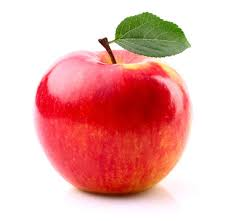
#> input picture src/my_opencv_code/scripts/apple.jpg, 228 x 221 px, given in place of tennisball.mp4, which was not available
$ python image_color_filtering.py
#> lines starting #> are read from the running program, lines starting #| are printed output that depends on the picture; after the words box and inside, x2 and y2 are one past the last pixel; in counts of white or black regions, pixels touching at a corner belong together; pictures that were not available may be replaced by others from this repository, and a replacement may not be noted
import numpy as np
import cv2

cap = cv2.VideoCapture("tennisball.mp4")
desired_width = 800
desired_height = 500
while True:
    ret , image = cap.read()
#> image is the input picture: shape (221, 228, 3); mean B, G, R 174.8, 178, 235.4
    # image = cv2.imread("tennisball_04.jpg")
    # image = cv2.imread(Frame)
    image = cv2.resize(image, (desired_width, desired_height))
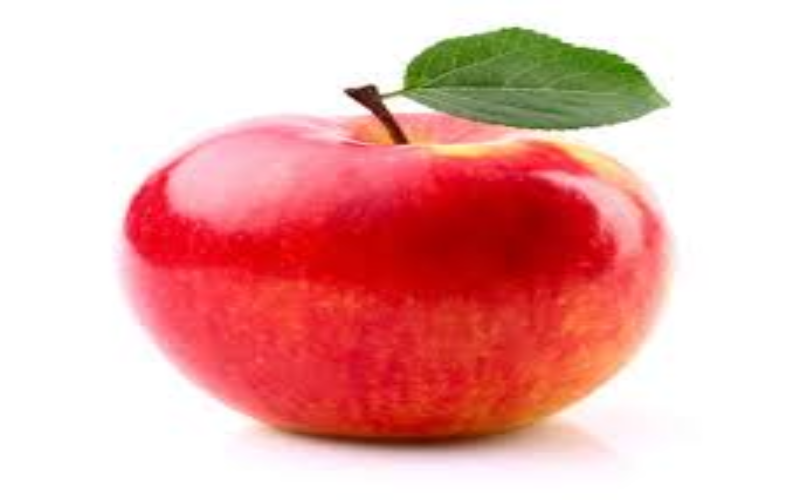
#> image: shape (500, 800, 3); mean B, G, R 174.7, 177.9, 235.4

    cv2.imshow("Original image",image)

    hsv = cv2.cvtColor(image, cv2.COLOR_BGR2HSV)
#> hsv: shape (500, 800, 3); mean H, S, V 51.6, 78.8, 237
    cv2.imshow("HSV image",hsv)

    yellowlower = (30, 100, 100)
    yellowupper = (60, 255, 255)

    mask = cv2.inRange(hsv, yellowlower, yellowupper)
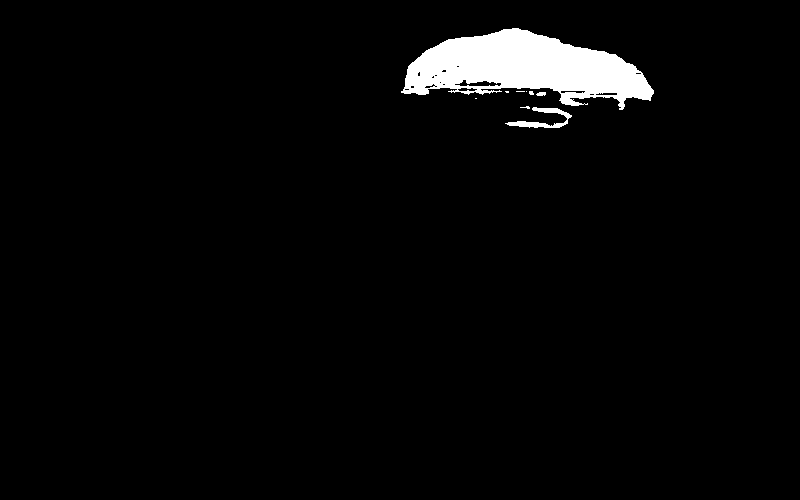
#> mask: shape (500, 800); 3.1% white; 9 white regions (6 under 20 px), largest, box (x1, y1, x2, y2) and area: (401, 28, 654, 110) 11689, (505, 107, 572, 128) 452, (536, 92, 546, 96) 33
    cv2.imshow("Masked image",mask)

    if cv2.waitKey(1) & 0xFF == ord('q'):
#> (key q is pressed here)
       cv2.destroyAllWindows()

    # cv2.waitKey(0)
    # cv2.destroyAllWindows()

$ run again, on src/my_opencv_code/scripts/shapes.jpg
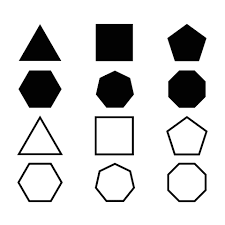
#> input picture src/my_opencv_code/scripts/shapes.jpg, 225 x 225 px, given in place of tennisball.mp4, which was not available
#> image is the input picture: shape (225, 225, 3); min 0, max 255, mean 215
#> `image = cv2.resize(image, (desired_width, desired_height))`:
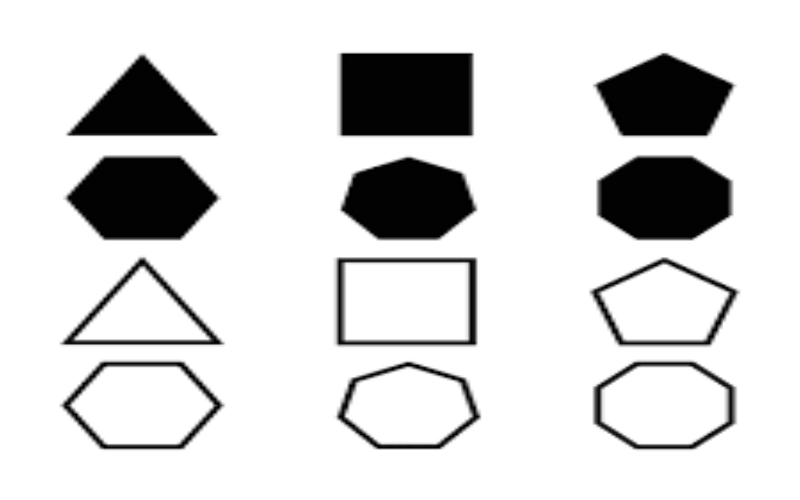
#> image: shape (500, 800, 3); min 0, max 255, mean 215
#> hsv: shape (500, 800, 3); mean H, S, V 0, 0, 215
#> mask: shape (500, 800); every value is 0
